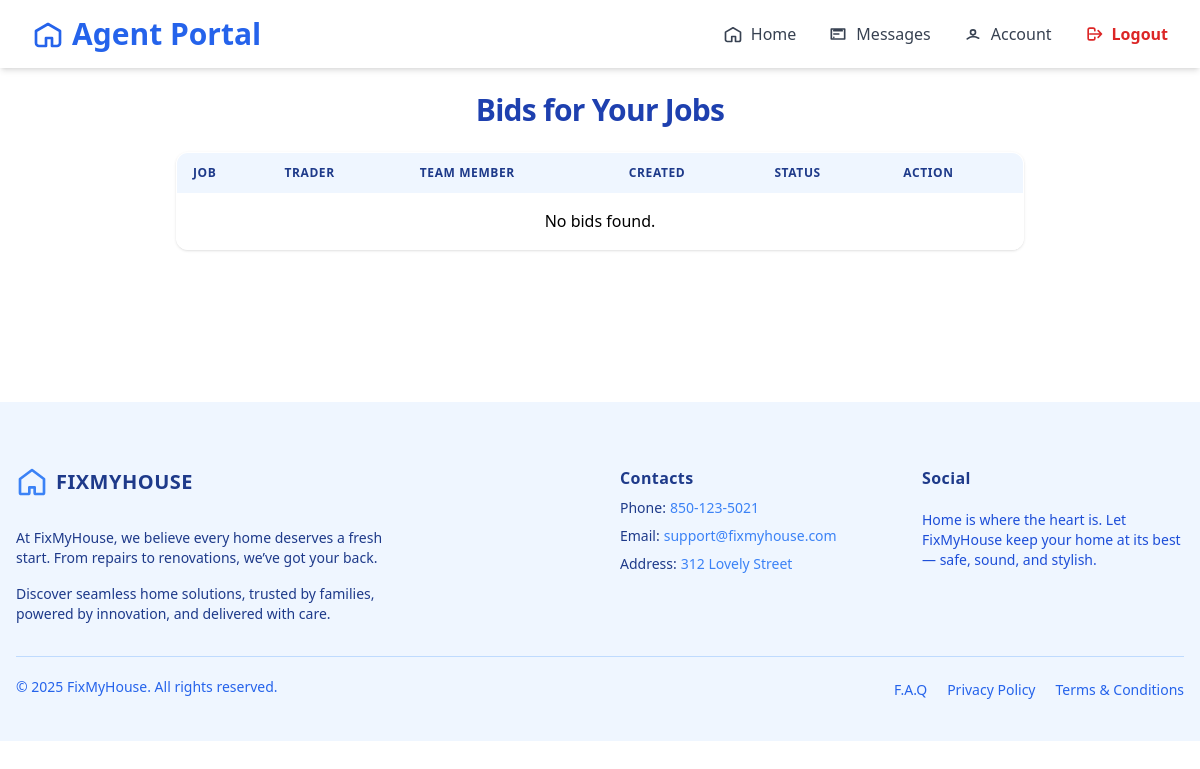
Page /agent/bids/ (signed in) on the earlier database version.
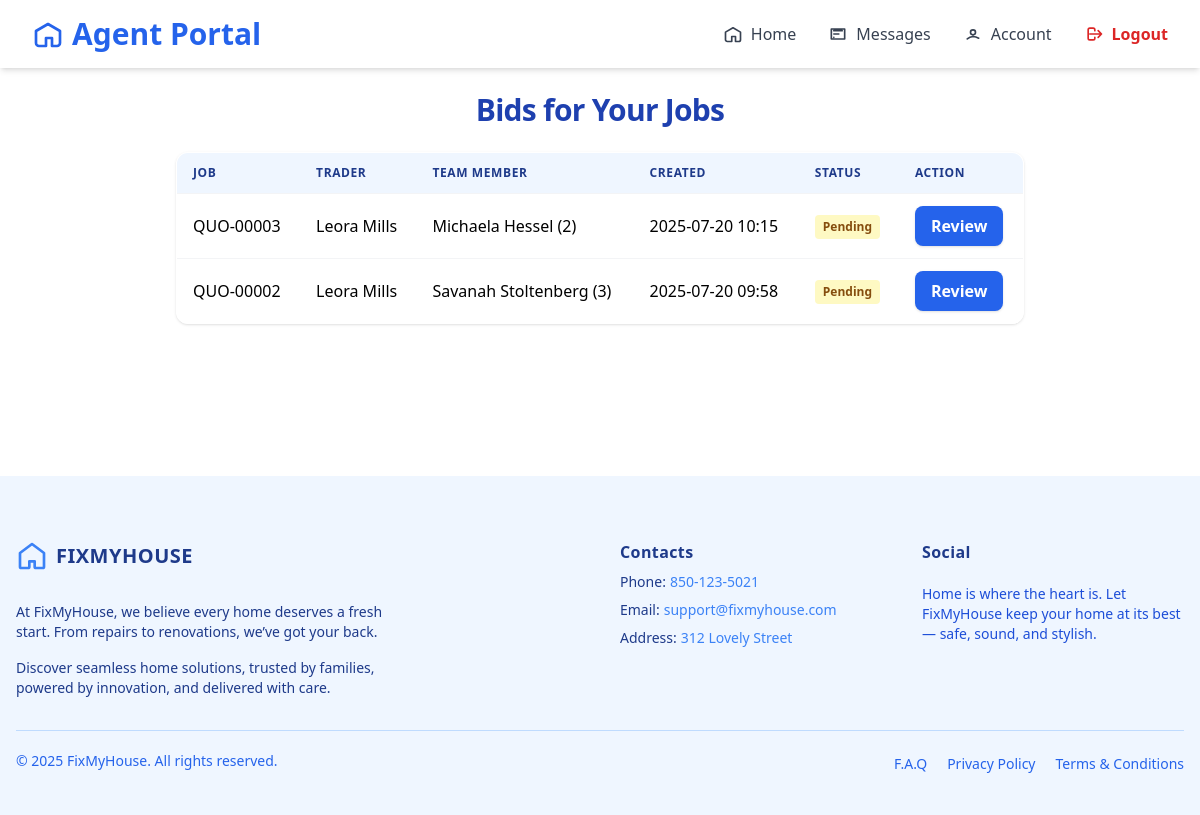
Same page on the later database version.
### trader/models/biddingTrader.py (models this page shows, shortened)
class Bidding(models.Model):
    trader = models.ForeignKey(TraderRegistration, on_delete=models.CASCADE, related_name='bid_trader')
    agent = models.ForeignKey(AgentRegister, on_delete=models.SET_NULL, null=True, blank=True, related_name='bid_agent')
    jobs = models.ForeignKey(Jobs, on_delete=models.SET_NULL, null=True, blank=True, related_name='jobs_related')
    team_member = models.ForeignKey(TeamMember, on_delete=models.SET_NULL, null=True, blank=True, related_name='teams_related')
    labour_per_hour = models.DecimalField(max_digits=10, decimal_places=2, null=True, blank=True)
    callout_rate = models.DecimalField(max_digits=10, decimal_places=2, null=True, blank=True)
    parts_qty = models.PositiveIntegerField(default=0)
    parts_unit_price = models.DecimalField(max_digits=10, decimal_places=2, default=0)
    hours = models.DecimalField(max_digits=5, decimal_places=2, default=0)
    appliance_model_price = models.DecimalField(max_digits=10, decimal_places=2, default=0)
    appliance_model = models.CharField(max_length=100, blank=True, null=True)
    notes = models.TextField(blank=True, null=True)
    created_at = models.DateTimeField(auto_now_add=True)
    is_approved = models.BooleanField(null=True, blank=True, default=None, help_text="None=pending, True=approved, False=rejected")
    approved_at = models.DateTimeField(null=True, blank=True)
    approved_by = models.ForeignKey(AgentRegister, on_delete=models.SET_NULL, null=True, blank=True, related_name='approved_bids')
    approval_notes = models.TextField(blank=True, null=True)

### trader/models/jobs.py (models this page shows, shortened)
class Jobs(models.Model):
    agent = models.ForeignKey(AgentRegister, on_delete=models.CASCADE, related_name='jobs_agent')
    renter = models.ForeignKey(Renter, on_delete=models.SET_NULL, null=True, blank=True, related_name='jobs_renter')
    trader = models.ForeignKey(TraderRegistration, on_delete=models.SET_NULL, null=True, blank=True, related_name='jobs_trader')
    STATUS_CHOICES = [
        ('quoted', 'Quoted'),
        ('confirmed', 'Confirmed'),
        ('approved', 'Approved'),
        ('scheduled', 'Scheduled'),
    ]
    priority = models.BooleanField(default=False)  # True = High Priority
    job_code = models.CharField(max_length=20, unique=True)
    notes = models.TextField()
    status = models.CharField(max_length=20, choices=STATUS_CHOICES, default='quoted')
    quoted_at = models.DateTimeField(default=timezone.now)
    confirmed_at = models.DateTimeField(null=True, blank=True)
    approved_at = models.DateTimeField(null=True, blank=True)
    scheduled_at = models.DateTimeField(null=True, blank=True)
    def __str__(self):
        return self.job_code

### trader/models/registerTrader.py (models this page shows, shortened)
class TraderRegistration(models.Model):
    user = models.OneToOneField(User, on_delete=models.CASCADE, null=True, blank=True)
    name = models.CharField(max_length=255)
    email = models.EmailField()
    phone = models.CharField(max_length=50)
    password = models.CharField(max_length=255, null=True, blank=True)
    COMPANY_TYPE_CHOICES = [
        ('sole_trader', 'Sole Trader'),
        ('company', 'Company'),
    ]
    INDUSTRIES_CHOICES = [
        ('air_conditioning', 'Air Conditioning'),
        ('cleaning', 'Cleaning'),
        ('electrical', 'Electrical'),
        ('gardening', 'Gardening'),
        ('general_merchandise', 'General Merchandise'),
        ('glazing', 'Glazing'),
        ('pest_control', 'Pest Control'),
        ('plumbing-gas', 'Plumbing / Gas'),
        ('tree_cutting', 'Tree Cutting'),
        ('steel_works', 'Steel Works'),
    ]
    company_type = models.CharField(max_length=100, choices=COMPANY_TYPE_CHOICES, default='company')
    company_name = models.CharField(max_length=255, blank=True, null=True)
    company_address = models.CharField(max_length=255, blank=True, null=True)
    company_email = models.EmailField(blank=True, null=True)
    company_landline = models.CharField(max_length=50, blank=True, null=True)
    gst_registered = models.BooleanField(default=False)
    abn = models.CharField(max_length=20, blank=True, null=True)
    industry = models.CharField(max_length=100, choices=INDUSTRIES_CHOICES, blank=True, null=True)
    other_expertise = models.CharField(max_length=100, choices=INDUSTRIES_CHOICES, blank=True, null=True)
    state = models.CharField(max_length=100, blank=True)
    municipality = models.CharField(max_length=100, blank=True)
    city = models.CharField(max_length=100, blank=True)
    address_line_1 = models.CharField(max_length=255, blank=True, null=True)
    address_line_2 = models.CharField(max_length=255, blank=True, null=True)
    postal_code = models.CharField(max_length=20, blank=True)
    def __str__(self):
        return self.name

### trader/models/teamMember.py (models this page shows)
class TeamMember(models.Model):
    trader = models.ForeignKey(TraderRegistration,
        on_delete=models.CASCADE, related_name='team_members')
    teamName = models.CharField(max_length=255)
    position = models.CharField(max_length=100)
    labour_rate_per_hour = models.DecimalField(max_digits=8, decimal_places=2, null=True, blank=True)
    callout_rate = models.DecimalField(max_digits=8, decimal_places=2, null=True, blank=True)
    contact_number = models.CharField(max_length=50, blank=True)
    email = models.EmailField(blank=True)
    active_postal_codes = models.CharField(max_length=255, blank=True)  # Comma-separated
    holidays = models.JSONField(blank=True, default=list)  # Store as comma-separated dates or JSON
    time_in = models.TimeField(null=True, blank=True)
    time_out = models.TimeField(null=True, blank=True)
    IsWorkInHoliday = models.BooleanField(default=False)
    holidayTime_in = models.TimeField(null=True, blank=True)
    holidayTime_out = models.TimeField(null=True, blank=True)
    def __str__(self):
        return f"{self.teamName} ({self.id})"

### agent/views.py (the view)
# urls.py: path('bids/', views.AgentBidListView.as_view(), name='agent_bid_list'),
@method_decorator(login_required, name='dispatch')
class AgentBidListView(ListView):
    model = Bidding
    template_name = 'components/home/agent_bid_list.html'
    context_object_name = 'bids'
    def get_queryset(self):
        return Bidding.objects.order_by('-created_at')
    def get_context_data(self, **kwargs):
        context = super().get_context_data(**kwargs)
        context['status_options'] = {
            None: 'Pending',
            True: 'Approved',
            False: 'Rejected',
        }
        return context

### agent/templates/components/home/agent_bid_list.html (shortened to what this page needs)
{% extends "baseAgent.html" %}
{% block content %}
{% include 'components/home/navigatorBaseAgent.html' %}
<main class="max-w-4xl mx-auto p-4 sm:p-6 mb-[8rem]">
  <h2 class="text-2xl sm:text-3xl font-bold text-blue-800 mb-6 text-center tracking-tight">Bids for Your Jobs</h2>
  <div class="overflow-x-auto rounded-xl shadow">
    <table class="min-w-full bg-white border border-gray-200 rounded-xl overflow-hidden">
      <thead class="bg-blue-50">
        <tr>
          <th class="px-4 py-3 text-left text-xs font-semibold text-blue-900 uppercase tracking-wider">Job</th>
          <th class="px-4 py-3 text-left text-xs font-semibold text-blue-900 uppercase tracking-wider">Trader</th>
          <th class="px-4 py-3 text-left text-xs font-semibold text-blue-900 uppercase tracking-wider">Team Member</th>
          <th class="px-4 py-3 text-left text-xs font-semibold text-blue-900 uppercase tracking-wider">Created</th>
          <th class="px-4 py-3 text-left text-xs font-semibold text-blue-900 uppercase tracking-wider">Status</th>
          <th class="px-4 py-3 text-left text-xs font-semibold text-blue-900 uppercase tracking-wider">Action</th>
        </tr>
      </thead>
      <tbody>
        {% for bid in bids %}
        <tr class="border-t border-gray-100 hover:bg-blue-50 transition">
          <td class="px-4 py-3 whitespace-nowrap">{{ bid.jobs }}</td>
          <td class="px-4 py-3 whitespace-nowrap">{{ bid.trader }}</td>
          <td class="px-4 py-3 whitespace-nowrap">{{ bid.team_member }}</td>
          <td class="px-4 py-3 whitespace-nowrap">{{ bid.created_at|date:"Y-m-d H:i" }}</td>
          <td class="px-4 py-3">
            {% if bid.is_approved is None %}
              <span class="inline-block px-2 py-1 text-xs font-semibold rounded bg-yellow-100 text-yellow-800">Pending</span>
            {% elif bid.is_approved %}
              <span class="inline-block px-2 py-1 text-xs font-semibold rounded bg-green-100 text-green-800">Approved</span>
            {% else %}
              <span class="inline-block px-2 py-1 text-xs font-semibold rounded bg-red-100 text-red-800">Rejected</span>
            {% endif %}
          </td>
          <td class="px-4 py-3">
            <a href="{% url 'bidding_approval' bid.pk %}" class="inline-block bg-blue-600 text-white px-4 py-2 rounded-lg font-semibold hover:bg-blue-700 shadow transition">Review</a>
          </td>
        </tr>
        {% empty %}
        <tr><td colspan="6" class="text-center py-4">No bids found.</td></tr>
        {% endfor %}
      </tbody>
    </table>
  </div>
</main>
{% include 'components/footerAgent.html' %}
{% endblock %}

Differences in the rows shown:
added Bidding: jobs "QUO-00003", trader "Leora Mills", team_member "Michaela Hessel (2)", created_at "2025-07-20 10:15", shows "Pending"
added Bidding: jobs "QUO-00002", trader "Leora Mills", team_member "Savanah Stoltenberg (3)", created_at "2025-07-20 09:58", shows "Pending"
Other differences:
text no longer shown: "No bids found."
